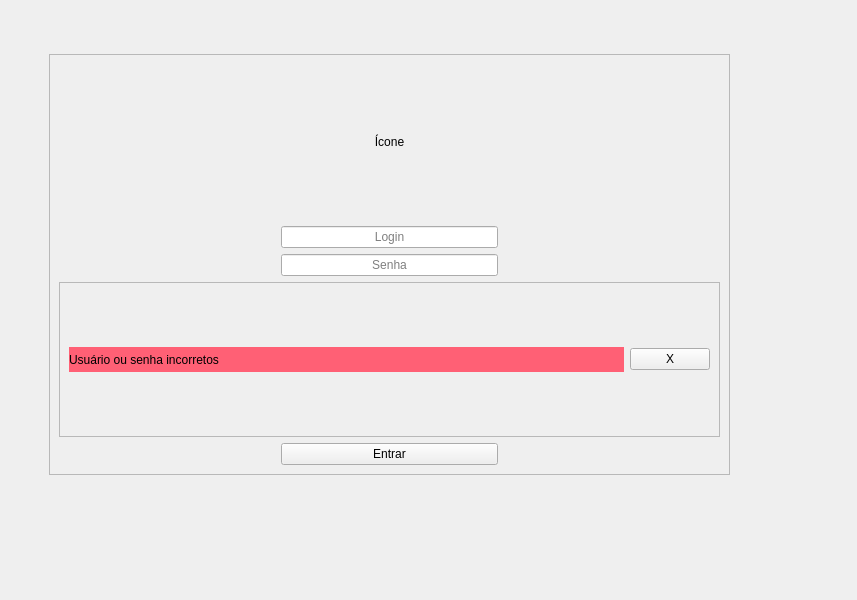
<?xml version="1.0" encoding="UTF-8"?>
<ui version="4.0">
 <class>MainWindow</class>
 <widget class="QMainWindow" name="MainWindow">
  <property name="geometry">
   <rect>
    <x>0</x>
    <y>0</y>
    <width>857</width>
    <height>600</height>
   </rect>
  </property>
  <property name="windowTitle">
   <string>MainWindow</string>
  </property>
  <widget class="QWidget" name="centralwidget">
   <layout class="QGridLayout" name="gridLayout_3">
    <item row="0" column="0">
     <widget class="QStackedWidget" name="stackedWidget">
      <property name="currentIndex">
       <number>0</number>
      </property>
      <widget class="QWidget" name="page_login">
       <widget class="QFrame" name="frame_login">
        <property name="geometry">
         <rect>
          <x>40</x>
          <y>45</y>
          <width>681</width>
          <height>421</height>
         </rect>
        </property>
        <property name="frameShape">
         <enum>QFrame::StyledPanel</enum>
        </property>
        <property name="frameShadow">
         <enum>QFrame::Raised</enum>
        </property>
        <layout class="QGridLayout" name="gridLayout_2">
         <item row="0" column="0">
          <spacer name="horizontalSpacer">
           <property name="orientation">
            <enum>Qt::Horizontal</enum>
           </property>
           <property name="sizeHint" stdset="0">
            <size>
             <width>40</width>
             <height>20</height>
            </size>
           </property>
          </spacer>
         </item>
         <item row="0" column="1">
          <widget class="QLabel" name="label_icone">
           <property name="text">
            <string>Ícone</string>
           </property>
           <property name="alignment">
            <set>Qt::AlignCenter</set>
           </property>
          </widget>
         </item>
         <item row="1" column="1">
          <widget class="QLineEdit" name="lineEdit_login">
           <property name="alignment">
            <set>Qt::AlignCenter</set>
           </property>
           <property name="placeholderText">
            <string>Login</string>
           </property>
          </widget>
         </item>
         <item row="2" column="1">
          <widget class="QLineEdit" name="lineEdit_senha">
           <property name="echoMode">
            <enum>QLineEdit::Password</enum>
           </property>
           <property name="alignment">
            <set>Qt::AlignCenter</set>
           </property>
           <property name="placeholderText">
            <string>Senha</string>
           </property>
          </widget>
         </item>
         <item row="4" column="1">
          <widget class="QPushButton" name="pushButton_entrar">
           <property name="text">
            <string>Entrar</string>
           </property>
          </widget>
         </item>
         <item row="0" column="2">
          <spacer name="horizontalSpacer_2">
           <property name="orientation">
            <enum>Qt::Horizontal</enum>
           </property>
           <property name="sizeHint" stdset="0">
            <size>
             <width>40</width>
             <height>20</height>
            </size>
           </property>
          </spacer>
         </item>
         <item row="3" column="0" colspan="3">
          <widget class="QFrame" name="frame_msg_erro">
           <property name="frameShape">
            <enum>QFrame::StyledPanel</enum>
           </property>
           <property name="frameShadow">
            <enum>QFrame::Raised</enum>
           </property>
           <layout class="QHBoxLayout" name="horizontalLayout">
            <item>
             <widget class="QLabel" name="label_msg_erro">
              <property name="enabled">
               <bool>true</bool>
              </property>
              <property name="sizePolicy">
               <sizepolicy hsizetype="MinimumExpanding" vsizetype="Fixed">
                <horstretch>0</horstretch>
                <verstretch>0</verstretch>
               </sizepolicy>
              </property>
              <property name="minimumSize">
               <size>
                <width>0</width>
                <height>25</height>
               </size>
              </property>
              <property name="styleSheet">
               <string notr="true">background-color: rgb(255, 96, 117);</string>
              </property>
              <property name="text">
               <string>Usuário ou senha incorretos</string>
              </property>
             </widget>
            </item>
            <item>
             <widget class="QPushButton" name="pushButton_fechar_msg_erro">
              <property name="text">
               <string>X</string>
              </property>
             </widget>
            </item>
           </layout>
          </widget>
         </item>
        </layout>
       </widget>
      </widget>
      <widget class="QWidget" name="page_cadastro">
       <widget class="QFrame" name="frame_5">
        <property name="geometry">
         <rect>
          <x>20</x>
          <y>69</y>
          <width>791</width>
          <height>331</height>
         </rect>
        </property>
        <property name="frameShape">
         <enum>QFrame::StyledPanel</enum>
        </property>
        <property name="frameShadow">
         <enum>QFrame::Raised</enum>
        </property>
        <widget class="QLabel" name="label_logo">
         <property name="geometry">
          <rect>
           <x>24</x>
           <y>25</y>
           <width>121</width>
           <height>91</height>
          </rect>
         </property>
         <property name="text">
          <string>Logo</string>
         </property>
        </widget>
        <widget class="QFrame" name="frame_msg_bar">
         <property name="geometry">
          <rect>
           <x>110</x>
           <y>30</y>
           <width>661</width>
           <height>80</height>
          </rect>
         </property>
         <property name="frameShape">
          <enum>QFrame::StyledPanel</enum>
         </property>
         <property name="frameShadow">
          <enum>QFrame::Raised</enum>
         </property>
         <widget class="QLabel" name="label_msg_bar">
          <property name="geometry">
           <rect>
            <x>40</x>
            <y>15</y>
            <width>471</width>
            <height>31</height>
           </rect>
          </property>
          <property name="text">
           <string>Erro de Cadastro</string>
          </property>
         </widget>
         <widget class="QPushButton" name="pushButton_fechar_msg">
          <property name="geometry">
           <rect>
            <x>510</x>
            <y>20</y>
            <width>101</width>
            <height>28</height>
           </rect>
          </property>
          <property name="text">
           <string>X</string>
          </property>
         </widget>
        </widget>
        <widget class="QWidget" name="gridLayoutWidget">
         <property name="geometry">
          <rect>
           <x>19</x>
           <y>149</y>
           <width>701</width>
           <height>151</height>
          </rect>
         </property>
         <layout class="QGridLayout" name="gridLayout">
          <item row="2" column="0">
           <widget class="QLabel" name="label_organico">
            <property name="text">
             <string>Orgânico</string>
            </property>
           </widget>
          </item>
          <item row="2" column="1">
           <widget class="QRadioButton" name="radioButton_sim">
            <property name="text">
             <string>Sim</string>
            </property>
           </widget>
          </item>
          <item row="1" column="1" colspan="2">
           <widget class="QLineEdit" name="lineEdit_quantidade"/>
          </item>
          <item row="0" column="0">
           <widget class="QLabel" name="label_material">
            <property name="text">
             <string>Material</string>
            </property>
           </widget>
          </item>
          <item row="1" column="0">
           <widget class="QLabel" name="label_quantidade">
            <property name="text">
             <string>Quantidade(kg)</string>
            </property>
           </widget>
          </item>
          <item row="0" column="1" colspan="2">
           <widget class="QLineEdit" name="lineEdit_material"/>
          </item>
          <item row="3" column="1" colspan="2">
           <widget class="QPushButton" name="pushButton_salvar">
            <property name="text">
             <string>Salvar</string>
            </property>
           </widget>
          </item>
          <item row="2" column="2">
           <widget class="QRadioButton" name="radioButton_nao">
            <property name="text">
             <string>Não</string>
            </property>
           </widget>
          </item>
         </layout>
        </widget>
       </widget>
      </widget>
      <widget class="QWidget" name="page_listar_materiais">
       <widget class="QFrame" name="frame_listagem">
        <property name="geometry">
         <rect>
          <x>20</x>
          <y>29</y>
          <width>781</width>
          <height>521</height>
         </rect>
        </property>
        <property name="frameShape">
         <enum>QFrame::StyledPanel</enum>
        </property>
        <property name="frameShadow">
         <enum>QFrame::Raised</enum>
        </property>
        <widget class="QTableWidget" name="tableWidget">
         <property name="geometry">
          <rect>
           <x>30</x>
           <y>30</y>
           <width>591</width>
           <height>291</height>
          </rect>
         </property>
         <row>
          <property name="text">
           <string>New Row</string>
          </property>
         </row>
         <column>
          <property name="text">
           <string>Material</string>
          </property>
         </column>
         <column>
          <property name="text">
           <string>Orgânico</string>
          </property>
         </column>
         <column>
          <property name="text">
           <string>Quantidade (kg)</string>
          </property>
         </column>
        </widget>
        <widget class="QFrame" name="frame_botoes_salvar_alterar">
         <property name="geometry">
          <rect>
           <x>640</x>
           <y>40</y>
           <width>117</width>
           <height>281</height>
          </rect>
         </property>
         <property name="frameShape">
          <enum>QFrame::StyledPanel</enum>
         </property>
         <property name="frameShadow">
          <enum>QFrame::Raised</enum>
         </property>
         <layout class="QVBoxLayout" name="verticalLayout">
          <item>
           <widget class="QPushButton" name="pushButton_salvar_processo">
            <property name="text">
             <string>Salvar</string>
            </property>
           </widget>
          </item>
          <item>
           <widget class="QPushButton" name="pushButton_alterar">
            <property name="text">
             <string>Alterar</string>
            </property>
           </widget>
          </item>
          <item>
           <widget class="QPushButton" name="pushButton_corrigir">
            <property name="text">
             <string>Corrigir</string>
            </property>
           </widget>
          </item>
          <item>
           <spacer name="verticalSpacer">
            <property name="orientation">
             <enum>Qt::Vertical</enum>
            </property>
            <property name="sizeHint" stdset="0">
             <size>
              <width>20</width>
              <height>40</height>
             </size>
            </property>
           </spacer>
          </item>
         </layout>
        </widget>
       </widget>
      </widget>
      <widget class="QWidget" name="page_cadastrar">
       <widget class="QFrame" name="frame_cadastro">
        <property name="geometry">
         <rect>
          <x>29</x>
          <y>29</y>
          <width>771</width>
          <height>461</height>
         </rect>
        </property>
        <property name="frameShape">
         <enum>QFrame::StyledPanel</enum>
        </property>
        <property name="frameShadow">
         <enum>QFrame::Raised</enum>
        </property>
        <widget class="QLabel" name="label_logo_2">
         <property name="geometry">
          <rect>
           <x>40</x>
           <y>70</y>
           <width>55</width>
           <height>16</height>
          </rect>
         </property>
         <property name="text">
          <string>Logo</string>
         </property>
        </widget>
        <widget class="QLabel" name="label_descricao">
         <property name="geometry">
          <rect>
           <x>50</x>
           <y>300</y>
           <width>55</width>
           <height>16</height>
          </rect>
         </property>
         <property name="text">
          <string>Descriçãoa</string>
         </property>
        </widget>
        <widget class="QPushButton" name="pushButton_cadastrar">
         <property name="geometry">
          <rect>
           <x>400</x>
           <y>60</y>
           <width>93</width>
           <height>28</height>
          </rect>
         </property>
         <property name="text">
          <string>Cadastrar</string>
         </property>
        </widget>
        <widget class="QPushButton" name="pushButton_listar">
         <property name="geometry">
          <rect>
           <x>400</x>
           <y>150</y>
           <width>93</width>
           <height>28</height>
          </rect>
         </property>
         <property name="text">
          <string>Listar</string>
         </property>
        </widget>
        <widget class="QPushButton" name="pushButton_sair_sistema">
         <property name="geometry">
          <rect>
           <x>400</x>
           <y>270</y>
           <width>101</width>
           <height>28</height>
          </rect>
         </property>
         <property name="text">
          <string>Sair do Sistema</string>
         </property>
        </widget>
       </widget>
      </widget>
     </widget>
    </item>
   </layout>
  </widget>
 </widget>
 <resources/>
 <connections>
  <connection>
   <sender>pushButton_fechar_msg_erro</sender>
   <signal>clicked()</signal>
   <receiver>frame_msg_erro</receiver>
   <slot>hide()</slot>
   <hints>
    <hint type="sourcelabel">
     <x>682</x>
     <y>355</y>
    </hint>
    <hint type="destinationlabel">
     <x>647</x>
     <y>283</y>
    </hint>
   </hints>
  </connection>
  <connection>
   <sender>pushButton_fechar_msg</sender>
   <signal>clicked()</signal>
   <receiver>frame_msg_bar</receiver>
   <slot>hide()</slot>
   <hints>
    <hint type="sourcelabel">
     <x>701</x>
     <y>148</y>
    </hint>
    <hint type="destinationlabel">
     <x>681</x>
     <y>177</y>
    </hint>
   </hints>
  </connection>
 </connections>
</ui>
